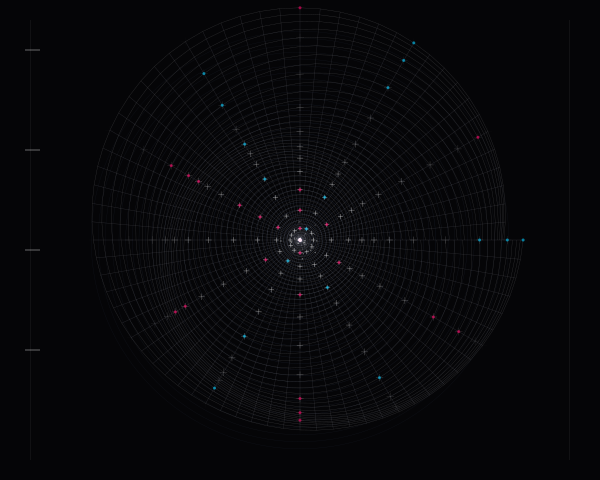

Python code for this plot:
import cairo
import math
import random

# Setup: Systematic Radiance - Polar Swiss Grid Distortion
width, height = 600, 480
surface = cairo.ImageSurface(cairo.FORMAT_ARGB32, width, height)
ctx = cairo.Context(surface)

# Background: Deep neutral field
ctx.set_source_rgb(0.02, 0.02, 0.03) 
ctx.paint()

def polar_to_cartesian(r, theta, center_x, center_y):
    x = center_x + r * math.cos(theta)
    y = center_y + r * math.sin(theta)
    return x, y

def draw_systematic_radiance():
    cx, cy = width / 2, height / 2
    
    # Configuration
    rings = 45
    segments = 72
    max_radius = min(width, height) * 0.45
    
    # 1. Subtle Radial Underlay (Atmospheric depth)
    ctx.set_line_width(0.3)
    for i in range(rings):
        # Non-linear spacing for the rings (exponential progression)
        r = max_radius * math.pow(i / rings, 1.5)
        alpha = 0.1 + (0.3 * (1 - i / rings))
        ctx.set_source_rgba(0.4, 0.5, 0.7, alpha)
        ctx.arc(cx, cy, r, 0, 2 * math.pi)
        ctx.stroke()

    # 2. Distorted Swiss Grid Logic
    # We treat the polar space as a Cartesian grid (r, theta) and apply distortions
    for i in range(rings):
        # Parametric progression for radius
        r_base = max_radius * math.pow(i / rings, 1.2)
        
        for j in range(segments):
            theta_base = (j / segments) * 2 * math.pi
            
            # Apply Sinusoidal Distortion to create the "wave-like" repetition
            # Frequency increases toward the periphery
            distortion = math.sin(i * 0.2 + j * 0.1) * (i * 0.5)
            r = r_base + distortion
            
            # Polar Mapping
            px, py = polar_to_cartesian(r, theta_base, cx, cy)
            
            # Draw Radial Hairlines
            if i < rings - 1:
                r_next = max_radius * math.pow((i + 1) / rings, 1.2) + math.sin((i+1) * 0.2 + j * 0.1) * ((i+1) * 0.5)
                nx, ny = polar_to_cartesian(r_next, theta_base, cx, cy)
                
                ctx.set_source_rgba(0.9, 0.9, 1.0, 0.15)
                ctx.set_line_width(0.4)
                ctx.move_to(px, py)
                ctx.line_to(nx, ny)
                ctx.stroke()

            # Draw Circumferential Segments
            if j < segments:
                theta_next = ((j + 1) / segments) * 2 * math.pi
                distortion_next = math.sin(i * 0.2 + (j + 1) * 0.1) * (i * 0.5)
                rx, ry = polar_to_cartesian(r_base + distortion_next, theta_next, cx, cy)
                
                ctx.set_source_rgba(1.0, 1.0, 1.0, 0.2)
                ctx.set_line_width(0.3)
                ctx.move_to(px, py)
                ctx.line_to(rx, ry)
                ctx.stroke()

            # 3. Geometric Intersections (The "Swiss" technical markers)
            # Only draw on specific intervals to create hierarchy
            if i % 4 == 0 and j % 6 == 0:
                # Luminous Accents at intersections
                intensity = 1.0 - (i / rings)
                
                # Draw a technical "cross" marker
                size = 2 + (i * 0.05)
                ctx.set_source_rgba(1.0, 1.0, 1.0, 0.8 * intensity)
                ctx.set_line_width(0.5)
                ctx.move_to(px - size, py); ctx.line_to(px + size, py)
                ctx.move_to(px, py - size); ctx.line_to(px, py + size)
                ctx.stroke()
                
                # Chroma-Saturated Gradient effect (stochastic density)
                if random.random() > 0.7:
                    # Choose a vibrant accent color (Cyan or Magenta)
                    if j % 12 == 0:
                        ctx.set_source_rgba(0.0, 0.8, 1.0, 0.6) # Cyan
                    else:
                        ctx.set_source_rgba(1.0, 0.0, 0.4, 0.6) # Magenta
                    
                    ctx.arc(px, py, 1.5, 0, 2 * math.pi)
                    ctx.fill()

    # 4. Central Core (The "Nucleus")
    # High-density stochastic cluster at the center
    for _ in range(120):
        ang = random.uniform(0, 2 * math.pi)
        dist = random.uniform(0, 25)
        # Non-linear distribution toward center
        dist = math.pow(dist/25, 2) * 25 
        xx, yy = polar_to_cartesian(dist, ang, cx, cy)
        
        ctx.set_source_rgba(1, 1, 1, random.uniform(0.1, 0.6))
        ctx.arc(xx, yy, random.uniform(0.2, 0.8), 0, 2 * math.pi)
        ctx.fill()

    # 5. Framing: Bilateral Symmetry Elements
    # Minimalist bars for Swiss alignment
    ctx.set_source_rgba(1, 1, 1, 0.05)
    ctx.rectangle(30, 20, 1, height - 40)
    ctx.rectangle(width - 31, 20, 1, height - 40)
    ctx.fill()
    
    # Typography simulation (Technical labels)
    ctx.set_source_rgba(1, 1, 1, 0.4)
    for i in range(4):
        y_pos = 50 + i * 100
        ctx.set_line_width(1)
        ctx.move_to(25, y_pos)
        ctx.line_to(40, y_pos)
        ctx.stroke()

draw_systematic_radiance()
